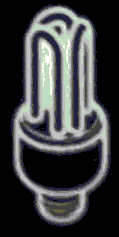
#> input picture bulb.bmp, 119 x 237 px, found by its file name
$ python renogy_lcd.py
#> lines starting #> are read from the running program, lines starting #| are printed output that depends on the picture; after the words box and inside, x2 and y2 are one past the last pixel; in counts of white or black regions, pixels touching at a corner belong together; pictures that were not available may be replaced by others from this repository, and a replacement may not be noted
#!/usr/bin/python3

import cv2
import imutils # Installed with PIP
import numpy
import subprocess
import secrets

# Using /dev/shm to reduce writes to the SD card
IMAGE_PATH = "/dev/shm/renogy_lcd.bmp"
REF_PATH = "/home/pi/renogy/bulb.bmp"
ON_THRESHOLD = 50
ROT_ANGLE = 177
BOX_SIZE = 5

# Coordinates are relative to a point that is at the top left of the bulb
# reference image
AC_POWER = (786, -17)

DIGIT_HEIGHT = 130
DIGIT_WIDTH = 68
# Point at top right of digit
IN_HUNDRED = (763, 312)
IN_TEN = (663, 312)
IN_ONE = (562, 312)
OUT_HUNDRED = (44, 315)
OUT_TEN = (-57, 315)
OUT_ONE = (-159, 315)

CAP_25 = (345, -181)
# Capacity line seperation
CAP_SPACE = 21
CAP_50 = (CAP_25[0], CAP_25[1] + CAP_SPACE)
CAP_75 = (CAP_25[0], CAP_50[1] + CAP_SPACE)
CAP_100 = (CAP_25[0], CAP_75[1] + CAP_SPACE)

LOAD_25 = (-147, -160)
LOAD_SPACE = 44
LOAD_50 = (LOAD_25[0], LOAD_25[1] + LOAD_SPACE)
LOAD_75 = (LOAD_25[0], LOAD_50[1] + LOAD_SPACE)
LOAD_100 = (LOAD_25[0], LOAD_75[1] + LOAD_SPACE)


class Number:
    segPos = {'a': 0, 'b': 1, 'c': 2, 'd': 3, 'e': 4, 'f': 5, 'g': 6}

    def __init__(self):
        self.hundred = [False, False, False, False, False, False, False]
        self.ten = [False, False, False, False, False, False, False]
        self.one = [False, False, False, False, False, False, False]

    def segNumber(self, digit):
        if digit == [True, True, True, True, True, True, False] or \
                digit == [False, False, False, False, False, False, False]:
            return 0
        elif digit == [False, True, True, False, False, False, False]:
            return 1
        elif digit == [True, True, False, True, True, False, True]:
            return 2
        elif digit == [True, True, True, True, False, False, True]:
            return 3
        elif digit == [False, True, True, False, False, True, True]:
            return 4
        elif digit == [True, False, True, True, False, True, True]:
            return 5
        elif digit == [True, False, True, True, True, True, True]:
            return 6
        elif digit == [True, True, True, False, False, False, False]:
            return 7
        elif digit == [True, True, True, True, True, True, True]:
            return 8
        elif digit == [True, True, True, True, False, True, True]:
            return 9

        raise Exception("Not a valid sequence of segment values")

    def result(self):
        return 100 * self.segNumber(self.hundred) + 10 * self.segNumber(self.ten) + self.segNumber(self.one)

    def setSeg(self, place, pos, val):
        if place == "hundred":
            self.hundred[self.segPos[pos]] = val
        if place == "ten":
            self.ten[self.segPos[pos]] = val
        if place == "one":
            self.one[self.segPos[pos]] = val


def intersectToCoords(sqList, tag, place, coord):
    x = coord[0]
    y = coord[1]

    sqList.append([(x + int(DIGIT_WIDTH/2), y), BOX_SIZE, tag, place, 'a'])
    sqList.append([(x, y - int(DIGIT_HEIGHT/4)), BOX_SIZE, tag, place, 'b'])
    sqList.append([(x, y - int(DIGIT_HEIGHT/4*3)), BOX_SIZE, tag, place, 'c'])
    sqList.append([(x + int(DIGIT_WIDTH/2), y - DIGIT_HEIGHT), BOX_SIZE, tag, place, 'd'])
    sqList.append([(x + DIGIT_WIDTH, y - int(DIGIT_HEIGHT/4*3)), BOX_SIZE, tag, place, 'e'])
    sqList.append([(x + DIGIT_WIDTH, y - int(DIGIT_HEIGHT/4)), BOX_SIZE, tag, place, 'f'])
    sqList.append([(x + int(DIGIT_WIDTH/2), y - int(DIGIT_HEIGHT/2)), BOX_SIZE, tag, place, 'g'])


inputV = Number()
outputV = Number()
acPower = False
capacity = 0
load = 0

# Add coordinates to list
monitorSquares = []
intersectToCoords(monitorSquares, "inputV", "hundred", IN_HUNDRED)
intersectToCoords(monitorSquares, "inputV", "ten", IN_TEN)
intersectToCoords(monitorSquares, "inputV", "one", IN_ONE)
intersectToCoords(monitorSquares, "outputV", "hundred", OUT_HUNDRED)
intersectToCoords(monitorSquares, "outputV", "ten", OUT_TEN)
intersectToCoords(monitorSquares, "outputV", "one", OUT_ONE)

monitorSquares.append([AC_POWER, BOX_SIZE, "acPower"])
monitorSquares.append([CAP_25, BOX_SIZE, "cap25Percent"])
monitorSquares.append([CAP_50, BOX_SIZE, "cap50Percent"])
monitorSquares.append([CAP_75, BOX_SIZE, "cap75Persent"])
monitorSquares.append([CAP_100, BOX_SIZE, "cap100Percent"])

monitorSquares.append([LOAD_25, BOX_SIZE, "load25percent"])
monitorSquares.append([LOAD_50, BOX_SIZE, "load50percent"])
monitorSquares.append([LOAD_75, BOX_SIZE, "load75percent"])
monitorSquares.append([LOAD_100, BOX_SIZE, "load100percent"])

# Load reference point
bulb = cv2.cvtColor(cv2.imread(REF_PATH), cv2.COLOR_BGR2GRAY)
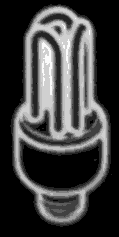
#> bulb: shape (237, 119); min 0, max 251, mean 62.6

while True:
    print("Capturing LCD", flush=True)
    subprocess.run(["/usr/bin/libcamera-still", "-n", "-e", "bmp", "-o", IMAGE_PATH], stdout=subprocess.DEVNULL, stderr=subprocess.DEVNULL)
#> (this line was passed over: subprocess is not available in this run)
    print("Importing Image", flush=True)
    renoDisp = cv2.cvtColor(imutils.rotate_bound(cv2.imread(IMAGE_PATH), ROT_ANGLE), cv2.COLOR_BGR2GRAY)
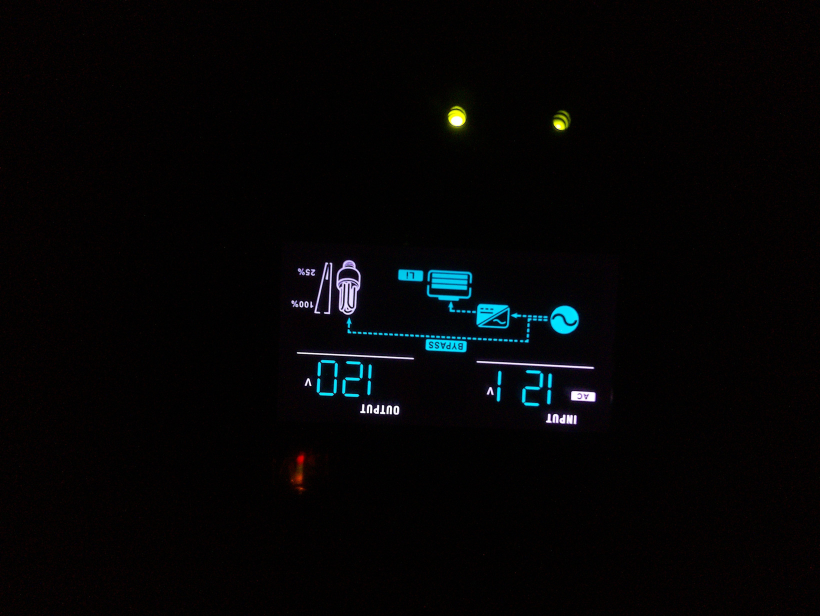
#> input picture images/initial.jpg, 1640 x 1232 px, given in place of renogy_lcd.bmp, which was not available (shown at 1/2 size)
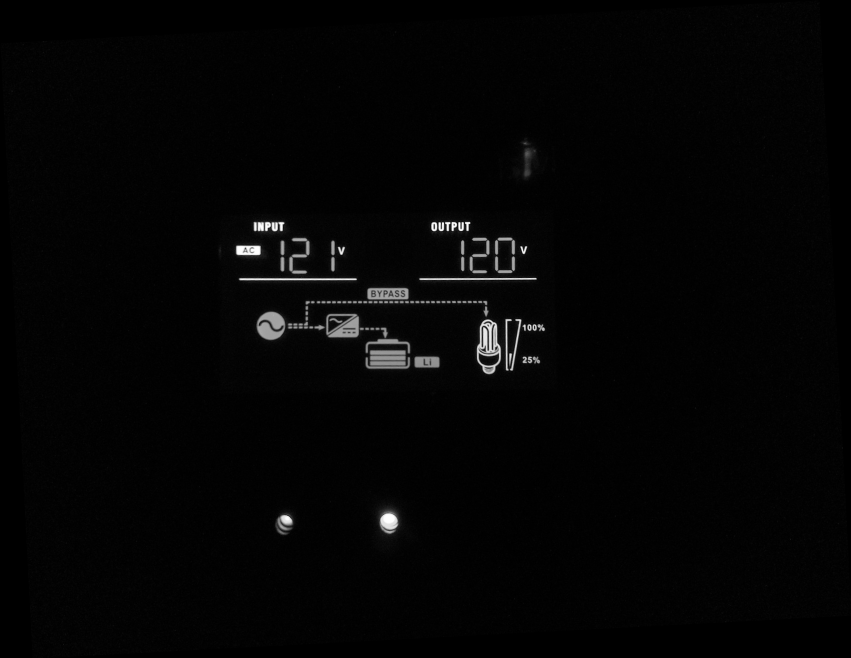
#> renoDisp: shape (1316, 1702) (shown at 1/2 size); min 0, max 255, mean 4.3

    print("Finding Bulb", flush=True)
    bulb_coord = cv2.minMaxLoc(cv2.matchTemplate(bulb, renoDisp, cv2.TM_SQDIFF_NORMED))[2]
#> bulb_coord = (930, 597)
    cv2.circle(renoDisp, bulb_coord, 4, (255), -1)
#> renoDisp: shape (1316, 1702); under 0.01% of pixels changed, all inside (x1, y1, x2, y2) = (926, 593, 935, 602)

    print("Bulb: {}".format(bulb_coord))
#| Bulb: (930, 597)

    print("Analyzing", flush=True)
    for sq in monitorSquares:
        center_pt = (bulb_coord[0] - sq[0][0], bulb_coord[1] - sq[0][1])
        # print("{}, {}".format(center_pt, sq))

        val = numpy.average(renoDisp[center_pt[1] - BOX_SIZE:center_pt[1] + BOX_SIZE, center_pt[0] - BOX_SIZE:center_pt[0] + BOX_SIZE])
        cv2.rectangle(renoDisp, (center_pt[0] - BOX_SIZE, center_pt[1] - BOX_SIZE), (center_pt[0] + BOX_SIZE, center_pt[1] + BOX_SIZE), (255), 1)

        if val > ON_THRESHOLD:
            bolVal = True
        else:
            bolVal = False

        tag = sq[2]
        if tag == "inputV":
            inputV.setSeg(sq[3], sq[4], bolVal)
            continue

        if tag == "outputV":
            outputV.setSeg(sq[3], sq[4], bolVal)
            continue

        if tag == "acPower":
            acPower = bolVal
            continue

        if tag == "cap25Percent":
            if bolVal and capacity < 25:
                capacity = 25
            continue

        if tag == "cap50Percent":
            if bolVal and capacity < 50:
                capacity = 50
            continue

        if tag == "cap75Persent":
            if bolVal and capacity < 75:
                capacity = 75
            continue

        if tag == "cap100Percent":
            if bolVal and capacity < 100:
                capacity = 100
            continue

        if tag == "load25percent":
            if bolVal and load < 25:
                load = 25
            continue

        if tag == "load50percent":
            if bolVal and load < 50:
                load = 50
            continue

        if tag == "load75percent":
            if bolVal and load < 75:
                load = 75
            continue

        if tag == "load100percent":
            if bolVal and load < 100:
                load = 100
            continue
#> this loop made 51 passes
#> (center_pt, val) on passes 1 to 12: ((133, 285), 2.46), ((167, 317), 1.93), ((167, 382), 2.67), ((133, 415), 2.18), ((99, 382), 1.67), ((99, 317), 2.13), ((133, 350), 2.21), ((233, 285), 2.23), ((267, 317), 2.13), ((267, 382), 2.45), ((233, 415), 1.78), ((199, 382), 2.1)
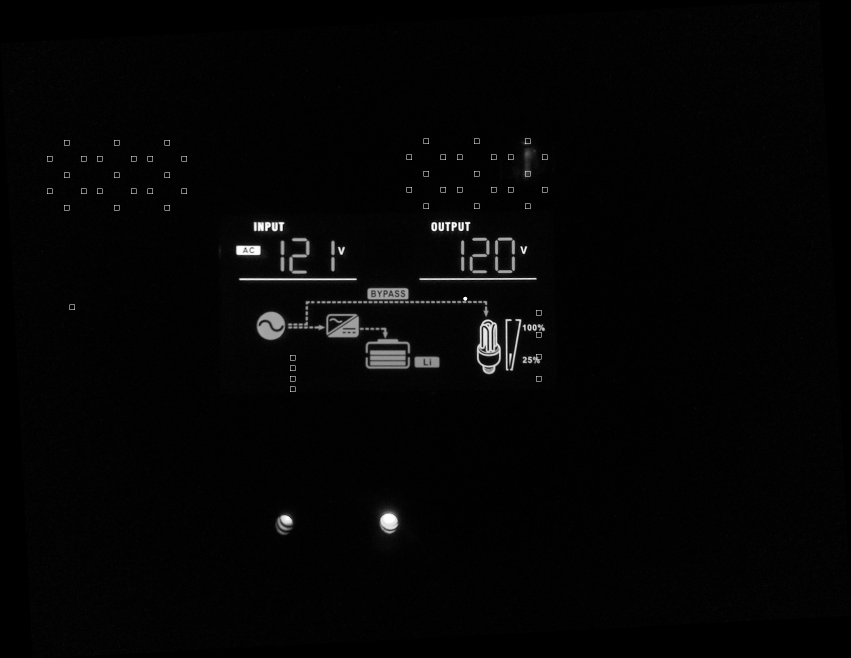
#> renoDisp: shape (1316, 1702) (shown at 1/2 size); min 0, max 255, mean 4.5
#> after the loop, capacity = 0; load = 0

    print("Exporting Image", flush=True)
    cv2.imwrite("{}_mod.bmp".format(IMAGE_PATH), renoDisp)

    if not acPower and capacity <= 25:
        ups_status = "OB LB"
    elif not acPower:
        ups_status = "OB"
    else:
        ups_status = "OL"

    # Sometimes the exposure will overlap a lcd update and the results from reading the 7 segment digits will not produce
    # a numeric output.
    try:
        inputVolts = inputV.result()
#> inputVolts = 0
        outputVolts = outputV.result()
    except Exception as error:
#> (the run stopped early here; a loop or call above may not have finished)
